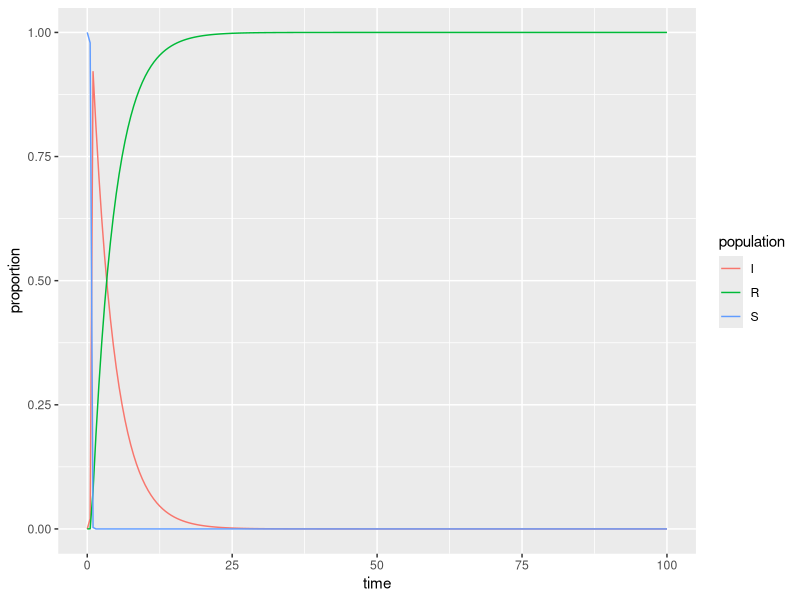

The R script that drew this image:
## ---- chunk 1
#| message: false
#| warning: false
library(tidyverse)
library(deSolve)
## ---- chunk 2
# Proportion in each compartment: Susceptible 0.999999, Infected 0.000001, Recovered 0 (these are directly from the example linked above) ----
init <- c(S = 1-1e-6, I = 1e-6, R = 0.0)

# beta: infection parameter; gamma: recovery parameter ----
parameters <- c(beta = 20, gamma = 0.261)

# time frame ----
times <- seq(0, 100, by = 0.5)
## ---- chunk 3
# Build the function with all ----
sir <- function(time, init, parameters) {

  with(as.list(c(init, parameters)), {
    dS <- -beta * S * I
    dI <-  beta * S * I - gamma * I
    dR <-  gamma * I
    
    return(list(c(dS, dI, dR)))
    
  })
  
}
## ---- chunk 4
# Solve using `deSolve::ode()` ----
approximation <- ode(y = init, times = times, func = sir, parms = parameters)
## ---- chunk 5
# Get output into a data frame ----
approx_df <- as.data.frame(approximation)

# Pivot longer so R will do the work for us ----
approx_long <- approx_df %>% 
  pivot_longer(cols = S:R, names_to = "population", values_to = "proportion")
## ---- chunk 6
ggplot(data = approx_long, aes(x = time, y = proportion)) +
  geom_line(aes(color = population))
